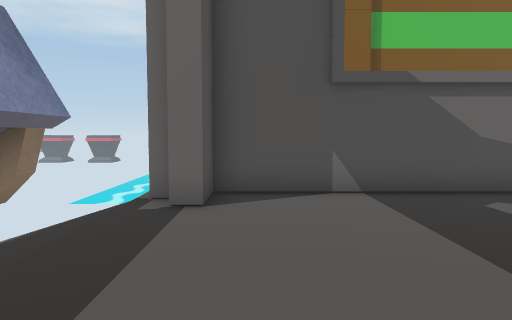
view 1 (above)

12 first-person views from a walk through a scene from a Unity 3-D project. The camera is 1.2 m above the floor, tilts 4° down and sees 70° across. The floor is counted in squares, 1 m on a side. Each view is taken from the middle of a square. On the plan, view 1 faces up. The plan holds only what a view shows up to about 15 squares ahead; the rest is blank. The place goes on beyond the plan. The player is left out. Some animated figures are not drawn. Door leaves are left out, so doorways stand open. Some surface patterns are stand-ins.

view 2
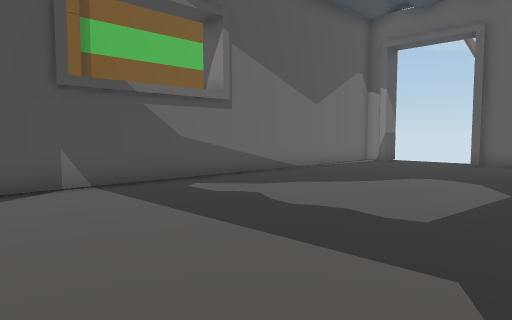

view 3
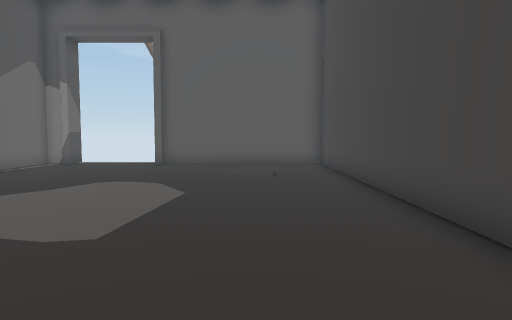

view 4
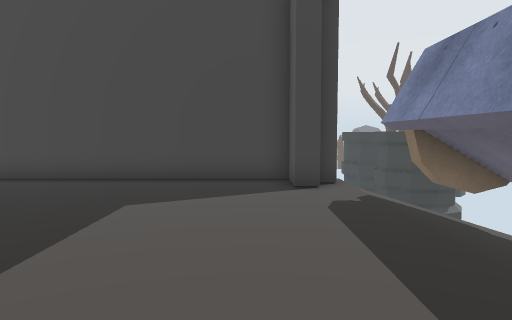

view 5
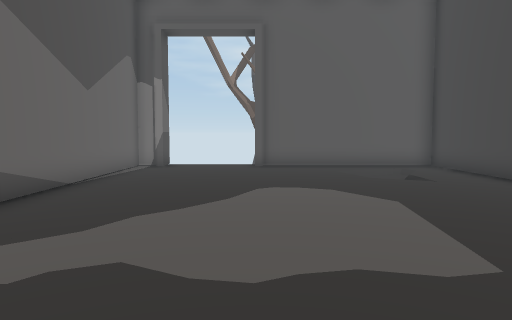

view 6
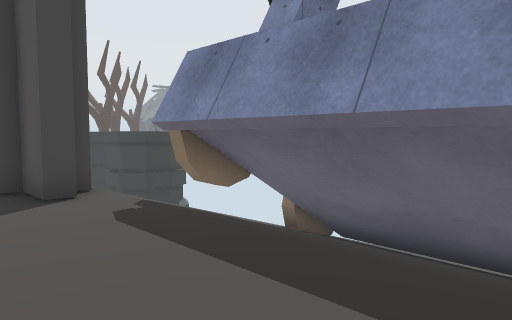

view 7
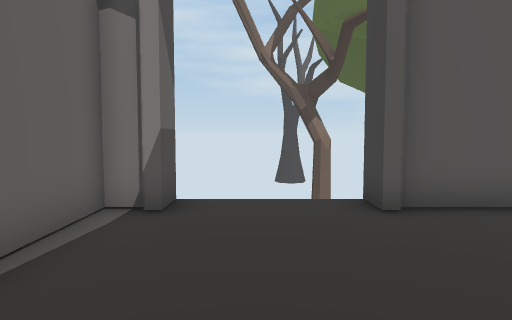

view 8
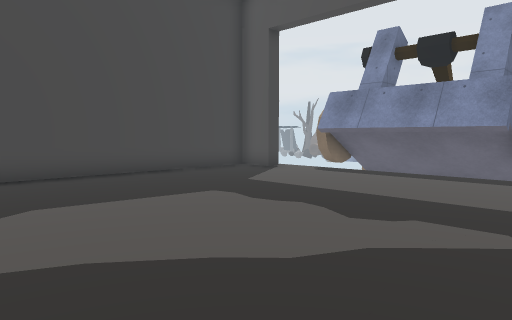

view 9
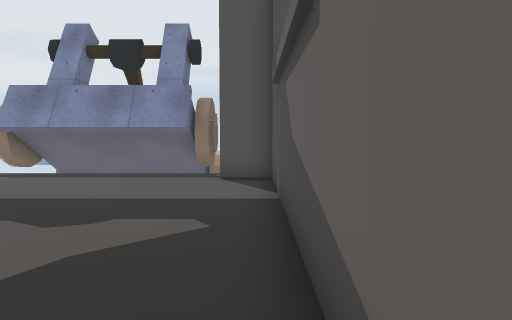

view 10
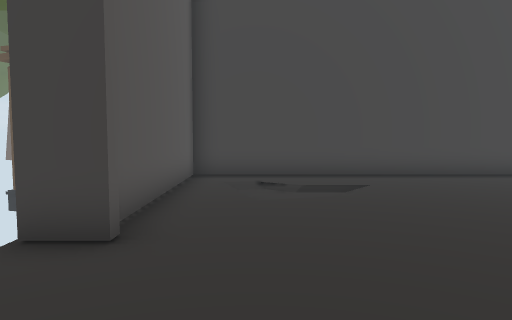

view 11
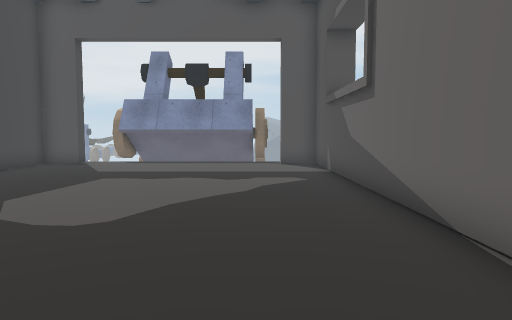

view 12
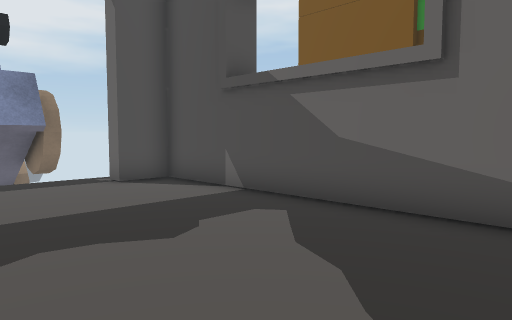

### Floor plan
Key: @ floor where view 1 was taken; # wall or solid block; x gap in a wall; . main floor; - floor 0.25 m lower than the main floor; / step, stairs or slope; W wheel.
Columns run from 13 left of view 1 to 16 right of it. Each row starts with its distance up from view 1.
  8             #################
  7            x#...............##
  6          //..................
  5     WW#####..................
  4      ######..................
  3   //#######.................##
  2 ////#######.................#
  1 ////#######.................#
  0  ///#######..@...........//.#
 -1   // ######............./--.#
 -2     WWW WWW.............../.#
 -3            ##...............#
 -4             #################

Positions as (right, up) in squares from view 1, and headings:
1: (0, 0), facing up
2: (-1, -1), facing up-right
3: (0, -1), facing right
4: (0, 6), facing down
5: (1, 3), facing right
6: (1, 5), facing down-left
7: (9, 5), facing right
8: (9, 7), facing down-left
9: (9, 7), facing left
10: (13, 7), facing down
11: (14, 5), facing left
12: (8, 2), facing up-left
